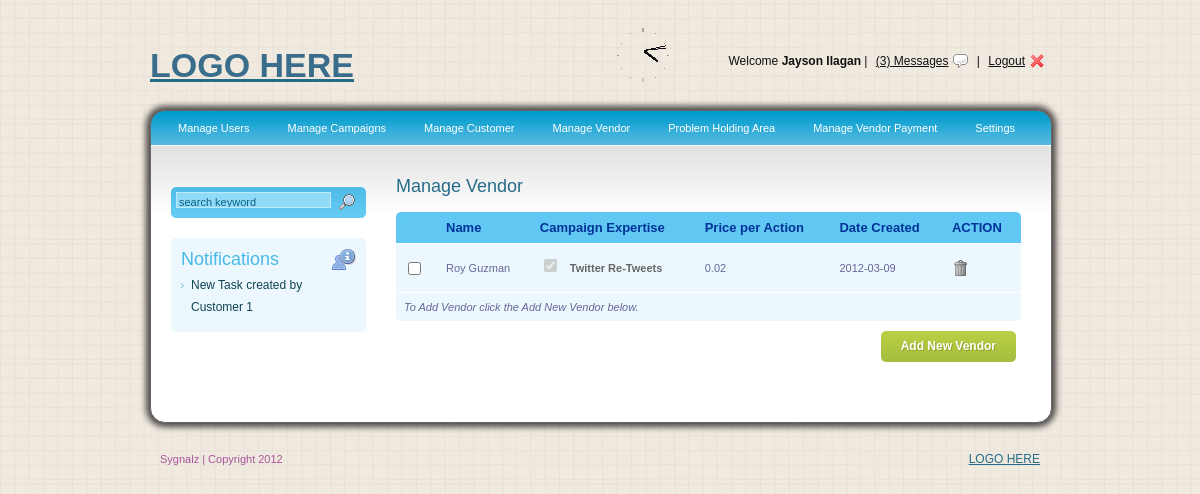
Page /MyPlayGround/manage_vendor.php (signed in) on the committed database.
### tables this page shows
CREATE TABLE IF NOT EXISTS `tbl_vendor` (
  `vendor_id` int(11) NOT NULL AUTO_INCREMENT,
  `user_id` int(11) unsigned NOT NULL,
  `vendor_expertise` text NOT NULL,
  `vendor_priceaction` float NOT NULL,
  `date_created` text NOT NULL,
  `extra` text NOT NULL,
  PRIMARY KEY (`vendor_id`),
  KEY `FK_tbl_vendor_1` (`user_id`)
);

CREATE TABLE IF NOT EXISTS `tbl_user` (
  `userid` int(11) unsigned NOT NULL AUTO_INCREMENT,
  `fullname` varchar(100) NOT NULL,
  `screenname` varchar(20) NOT NULL,
  `emailadd` varchar(50) NOT NULL,
  `username` varchar(50) NOT NULL,
  `password` varchar(50) NOT NULL,
  `usertype` int(5) unsigned NOT NULL,
  `phonenumber` varchar(20) NOT NULL,
  `initial` int(2) NOT NULL,
  `user_set` text,
  PRIMARY KEY (`userid`)
);

CREATE TABLE IF NOT EXISTS `tbl_campaign` (
  `campaign_id` int(100) unsigned NOT NULL AUTO_INCREMENT,
  `campaign_credit` varchar(50) NOT NULL,
  `campaign_date_created` date NOT NULL,
  `campaign_desc` text NOT NULL,
  PRIMARY KEY (`campaign_id`)
);

### MyPlayGround/_libraries/generateModel.php (the view, shortened to what this page needs)
<?php
class Model extends Components{
       function getVendor($conn,$ven_id){
          $resultAuthUser = $conn->query("SELECT * FROM tbl_vendor a LEFT JOIN tbl_user b ON a.user_id = b.userid");
          $finaldat = "";
          while($resultData=$resultAuthUser->fetch_array(MYSQLI_ASSOC)){
            if($ven_id==$resultData['user_id']){
              $finaldat.= "<tr>
                        <td><input type='checkbox' /></td>
                        <td></td>
                        <td></td>
                        <td></td>
                        <td></td>
                        <td></td>
                        <input type='hidden' class='userId' name='nuserId' value='$resultData[user_id]' />
                        <td colspan='2'><img src='images/save.jpg' style='width:16px;height:16px;' alt='$resultData[user_id]' onclick='saveupVendor(this.alt)' border='0' /></td>
                    </tr>";
            }
            else{
               $listExpertise = $this->getListExpertise($conn,$resultData['user_id'],$resultData['vendor_expertise']);
               $date = date('Y-m-d', $resultData['date_created']);
               $finaldat.= "<tr>
                        <td><input type='checkbox' /></td>
                        <td>$resultData[fullname]</td>
                        <td>$listExpertise</td>
                        <td>$resultData[vendor_priceaction]</td>
                        <td>$date</td>
                        <input type='hidden' class='userId' name='nuserId' value='$resultData[user_id]' />
                        <td colspan='2'><img src='images/trash.png' alt='$resultData[user_id]' title='' class='deleteUser' onclick='delVendor(this.alt)'  border='0' /></td>
                    </tr>";
            }
          }
          return $finaldat;
       }
       function getListExpertise($conn,$id,$expertise){
           $actualExpertise="";
             $arrExpertise = unserialize($expertise);
                $queryCampaign = $conn->query("SELECT * FROM tbl_campaign");
                while($resultCampaign=$queryCampaign->fetch_array(MYSQLI_ASSOC)){
                        if(in_array($resultCampaign['campaign_id'], $arrExpertise)){
                           $actualExpertise.="<input type='checkbox' checked='checked' disabled='disabled' name='vendorExpertise[]' id='expertise' value='$resultCampaign[campaign_id]' /><label class='check_label'>$resultCampaign[campaign_desc]</label><br />";
                        }
                }
             return $actualExpertise;
       }
}
?>

### MyPlayGround/_css/general.css (style rules this page uses)
html { color: #333333; font: 13px/22px "Lucida Grande", "Lucida Sans", "Lucida Sans Unicode", sans-serif; }
input { font: 13px/22px "Lucida Grande", "Lucida Sans", "Lucida Sans Unicode", sans-serif; }

### MyPlayGround/_css/demo.css (style rules this page uses)
body { background:#fff; color:#333; font: 12px/22px verdana, arial, sans-serif; height:100%; margin:0 auto; width:100%; }
img { border:0; }

### MyPlayGround/_css/style.css (style rules this page uses)
body { background:url(../images/bg.png); font-family:Arial, Helvetica, sans-serif; padding:0; font-size:12px; text-align: center; color: #0e4354; }
#rounded-corner td { padding: 8px; background: #ecf8fd; border-top: 1px solid #fff; color: #669; }

### MyPlayGround/_css/niceforms-default.css (style rules this page uses)
label { font-size:11px; font-weight:bold; color:#666; }
label.check_label { padding:0 0 0 10px; line-height:32px; }
select, input, textarea, button { outline:none; resize:none; }

### rows in the picture
tbl_vendor: user.fullname "Roy Guzman", vendor_priceaction "0.02", date_created "2012-03-09"
tbl_campaign: campaign_desc "Twitter Re-Tweets"

### other values in the picture
$_SESSION['name'] "Jayson Ilagan"
COMPANY_NAME "Sygnalz"
